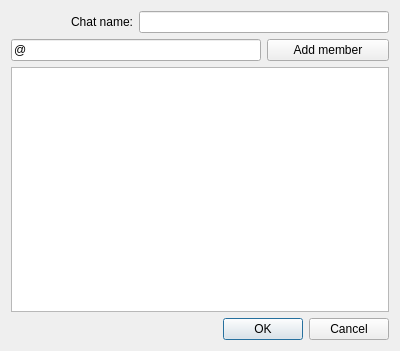
<?xml version="1.0" encoding="UTF-8"?>
<ui version="4.0">
 <class>CreateChatForm</class>
 <widget class="QDialog" name="CreateChatForm">
  <property name="geometry">
   <rect>
    <x>0</x>
    <y>0</y>
    <width>400</width>
    <height>351</height>
   </rect>
  </property>
  <property name="windowTitle">
   <string>Dialog</string>
  </property>
  <layout class="QGridLayout" name="gridLayout">
   <item row="0" column="0">
    <widget class="QLabel" name="label">
     <property name="text">
      <string>Chat name:</string>
     </property>
     <property name="alignment">
      <set>Qt::AlignRight|Qt::AlignTrailing|Qt::AlignVCenter</set>
     </property>
    </widget>
   </item>
   <item row="1" column="0" colspan="2">
    <widget class="QLineEdit" name="memberLineEdit">
     <property name="inputMask">
      <string/>
     </property>
     <property name="text">
      <string>@</string>
     </property>
    </widget>
   </item>
   <item row="1" column="2">
    <widget class="QPushButton" name="addMemberButton">
     <property name="text">
      <string>Add member</string>
     </property>
    </widget>
   </item>
   <item row="2" column="0" colspan="3">
    <widget class="QListWidget" name="membersList"/>
   </item>
   <item row="3" column="0" colspan="3">
    <widget class="QDialogButtonBox" name="buttonBox">
     <property name="orientation">
      <enum>Qt::Horizontal</enum>
     </property>
     <property name="standardButtons">
      <set>QDialogButtonBox::Cancel|QDialogButtonBox::Ok</set>
     </property>
    </widget>
   </item>
   <item row="0" column="1" colspan="2">
    <widget class="QLineEdit" name="chatNameLineEdit"/>
   </item>
  </layout>
 </widget>
 <resources/>
 <connections>
  <connection>
   <sender>buttonBox</sender>
   <signal>accepted()</signal>
   <receiver>CreateChatForm</receiver>
   <slot>accept()</slot>
   <hints>
    <hint type="sourcelabel">
     <x>248</x>
     <y>254</y>
    </hint>
    <hint type="destinationlabel">
     <x>157</x>
     <y>274</y>
    </hint>
   </hints>
  </connection>
  <connection>
   <sender>buttonBox</sender>
   <signal>rejected()</signal>
   <receiver>CreateChatForm</receiver>
   <slot>reject()</slot>
   <hints>
    <hint type="sourcelabel">
     <x>316</x>
     <y>260</y>
    </hint>
    <hint type="destinationlabel">
     <x>286</x>
     <y>274</y>
    </hint>
   </hints>
  </connection>
 </connections>
</ui>
